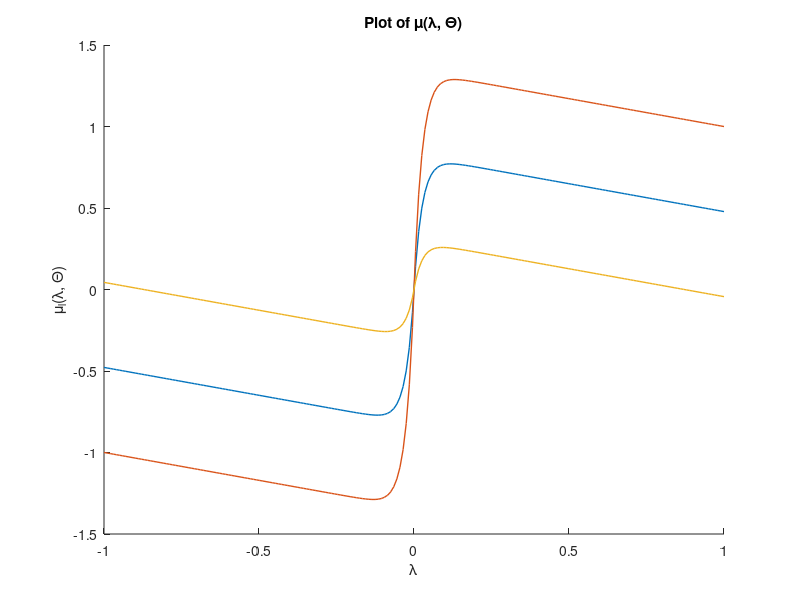

Write the MATLAB code that produced this figure. (Note: this script raises an error after producing the figure.)
%Plot of the friction coefficient in dry asphalt changing Theta1 parameter of the 10%
clc
clear
close all

lambda = linspace(-1, 1, 200);
i = 1;
% friction coeffiients
% 1) Dry asphalt
% 2) wet asphalt
% 3) Snow
% 4) Ice
% 5) Dry Cobblestone
% 6) wet cobblestone
theta1 = [1.28 0.86 0.19 1.37 0.4];
theta2 = [23.99 33.82 94.13 6.46 33.71];
theta3 = [0.52 0.35 0.05 0.67 0.12];

mean_theta1 = mean(theta1);
mean_theta2 = mean(theta2);
mean_theta3 = mean(theta3);
std_theta1 = std(theta1);
std_theta2 = std(theta2);
std_theta3 = std(theta3);

% mean_theta1 = theta1(i);
% mean_theta2 = theta2(i);
% mean_theta3 = theta3(i);

hold on
mu_l = sign(lambda) .* mean_theta1 .* (1 - exp(-abs(lambda) .* mean_theta2)) - lambda .* mean_theta3;
mu_l_thetaplus10 = sign(lambda) .* (mean_theta1+std_theta1) .* (1 - exp(-abs(lambda) .* mean_theta2)) - lambda .* mean_theta3;
mu_l_thetaminus10 = sign(lambda) .* (mean_theta1-std_theta1) .* (1 - exp(-abs(lambda) .* mean_theta2)) - lambda .* mean_theta3;
% mu_l_thetaplus10 = sign(lambda) .* (mean_theta1) .* (1 - exp(-abs(lambda) .* (mean_theta2+std_theta2))) - lambda .* mean_theta3;
% mu_l_thetaminus10 = sign(lambda) .* (mean_theta1) .* (1 - exp(-abs(lambda) .* (mean_theta2-std_theta2))) - lambda .* mean_theta3;
% mu_l_thetaplus10 = sign(lambda) .* (mean_theta1) .* (1 - exp(-abs(lambda) .* mean_theta2)) - lambda .* (mean_theta3-std_theta3);
% mu_l_thetaminus10 = sign(lambda) .* (mean_theta1) .* (1 - exp(-abs(lambda) .* mean_theta2)) - lambda .* (mean_theta3-std_theta3);

plot(lambda, mu_l, 'LineWidth', 1)
plot(lambda, mu_l_thetaplus10, 'LineWidth', 1)
plot(lambda, mu_l_thetaminus10, 'LineWidth', 1)

xlabel('\lambda')
ylabel('\mu_l(\lambda, \Theta)')
title('Plot of \mu(\lambda, \Theta)')
show